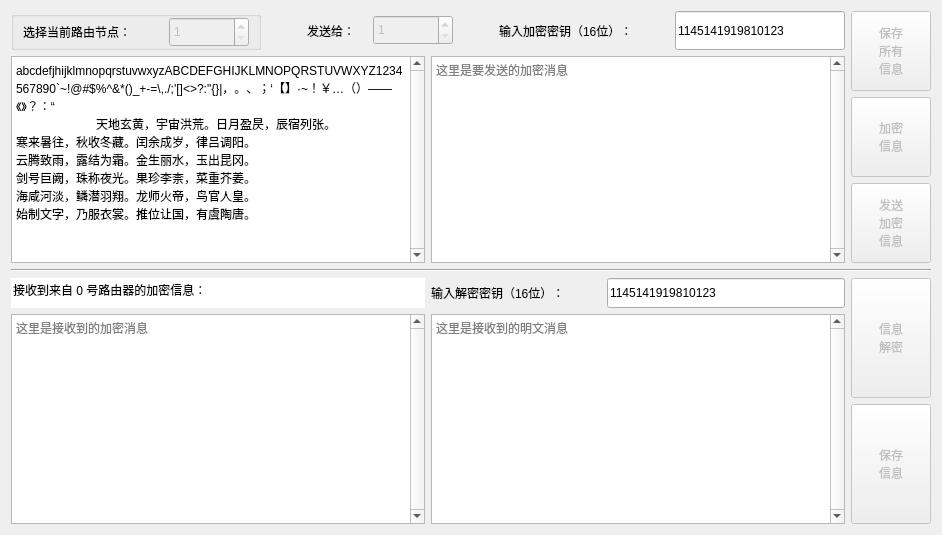
      <widget class="QWidget" name="tab_aes">
       <attribute name="title">
        <string>AES信息加解密系统</string>
       </attribute>
       <layout class="QVBoxLayout" name="verticalLayout_26">
        <item>
         <layout class="QHBoxLayout" name="horizontalLayout_29">
          <item>
           <layout class="QVBoxLayout" name="verticalLayout_23">
            <item>
             <layout class="QHBoxLayout" name="horizontalLayout_25">
              <item>
               <widget class="QGroupBox" name="groupBox_9">
                <property name="minimumSize">
                 <size>
                  <width>230</width>
                  <height>30</height>
                 </size>
                </property>
                <property name="title">
                 <string/>
                </property>
                <layout class="QHBoxLayout" name="horizontalLayout_24">
                 <property name="topMargin">
                  <number>0</number>
                 </property>
                 <property name="bottomMargin">
                  <number>0</number>
                 </property>
                 <item>
                  <widget class="QLabel" name="label_46">
                   <property name="minimumSize">
                    <size>
                     <width>140</width>
                     <height>30</height>
                    </size>
                   </property>
                   <property name="text">
                    <string>选择当前路由节点：</string>
                   </property>
                  </widget>
                 </item>
                 <item>
                  <widget class="QSpinBox" name="spinBox_selectrouter">
                   <property name="enabled">
                    <bool>false</bool>
                   </property>
                   <property name="minimumSize">
                    <size>
                     <width>80</width>
                     <height>30</height>
                    </size>
                   </property>
                   <property name="minimum">
                    <number>1</number>
                   </property>
                   <property name="maximum">
                    <number>65535</number>
                   </property>
                  </widget>
                 </item>
                </layout>
               </widget>
              </item>
              <item>
               <spacer name="horizontalSpacer_5">
                <property name="orientation">
                 <enum>Qt::Horizontal</enum>
                </property>
                <property name="sizeHint" stdset="0">
                 <size>
                  <width>40</width>
                  <height>20</height>
                 </size>
                </property>
               </spacer>
              </item>
              <item>
               <widget class="QLabel" name="label_44">
                <property name="minimumSize">
                 <size>
                  <width>60</width>
                  <height>30</height>
                 </size>
                </property>
                <property name="maximumSize">
                 <size>
                  <width>60</width>
                  <height>16777215</height>
                 </size>
                </property>
                <property name="text">
                 <string>发送给：</string>
                </property>
               </widget>
              </item>
              <item>
               <widget class="QSpinBox" name="spinBox_selectrouter_tosend">
                <property name="enabled">
                 <bool>false</bool>
                </property>
                <property name="minimumSize">
                 <size>
                  <width>80</width>
                  <height>30</height>
                 </size>
                </property>
                <property name="minimum">
                 <number>1</number>
                </property>
                <property name="maximum">
                 <number>65535</number>
                </property>
               </widget>
              </item>
              <item>
               <spacer name="horizontalSpacer_6">
                <property name="orientation">
                 <enum>Qt::Horizontal</enum>
                </property>
                <property name="sizeHint" stdset="0">
                 <size>
                  <width>40</width>
                  <height>20</height>
                 </size>
                </property>
               </spacer>
              </item>
              <item>
               <widget class="QLabel" name="label_45">
                <property name="minimumSize">
                 <size>
                  <width>170</width>
                  <height>30</height>
                 </size>
                </property>
                <property name="text">
                 <string>输入加密密钥（16位）：</string>
                </property>
               </widget>
              </item>
              <item>
               <widget class="QLineEdit" name="lineEdit_enkey">
                <property name="minimumSize">
                 <size>
                  <width>170</width>
                  <height>30</height>
                 </size>
                </property>
                <property name="maximumSize">
                 <size>
                  <width>16777215</width>
                  <height>40</height>
                 </size>
                </property>
                <property name="statusTip">
                 <string>输入16位密钥字符串</string>
                </property>
                <property name="whatsThis">
                 <string>输入16位密钥字符串</string>
                </property>
                <property name="text">
                 <string>1145141919810123</string>
                </property>
                <property name="dragEnabled">
                 <bool>true</bool>
                </property>
                <property name="placeholderText">
                 <string>请在这里输入16位密钥字符串</string>
                </property>
               </widget>
              </item>
             </layout>
            </item>
            <item>
             <layout class="QHBoxLayout" name="horizontalLayout_26" stretch="1,1">
              <item>
               <widget class="QTextBrowser" name="textBrowser_send_plain">
                <property name="toolTip">
                 <string>输入要发送的明文消息</string>
                </property>
                <property name="statusTip">
                 <string>输入要发送的明文消息</string>
                </property>
                <property name="whatsThis">
                 <string>输入要发送的明文消息</string>
                </property>
                <property name="verticalScrollBarPolicy">
                 <enum>Qt::ScrollBarAlwaysOn</enum>
                </property>
                <property name="undoRedoEnabled">
                 <bool>true</bool>
                </property>
                <property name="readOnly">
                 <bool>false</bool>
                </property>
                <property name="html">
                 <string>&lt;!DOCTYPE HTML PUBLIC &quot;-//W3C//DTD HTML 4.0//EN&quot; &quot;http://www.w3.org/TR/REC-html40/strict.dtd&quot;&gt;
&lt;html&gt;&lt;head&gt;&lt;meta name=&quot;qrichtext&quot; content=&quot;1&quot; /&gt;&lt;style type=&quot;text/css&quot;&gt;
p, li { white-space: pre-wrap; }
&lt;/style&gt;&lt;/head&gt;&lt;body style=&quot; font-family:'SimSun'; font-size:9pt; font-weight:400; font-style:normal;&quot;&gt;
&lt;p style=&quot; margin-top:0px; margin-bottom:0px; margin-left:0px; margin-right:0px; -qt-block-indent:0; text-indent:0px;&quot;&gt;abcdefjhijklmnopqrstuvwxyzABCDEFGHIJKLMNOPQRSTUVWXYZ1234567890`~!@#$%^&amp;amp;*()_+-=\,./;'[]&amp;lt;&amp;gt;?:&amp;quot;{}|，。、；‘【】·~！￥…（）——《》？：“ &lt;/p&gt;
&lt;p style=&quot; margin-top:0px; margin-bottom:0px; margin-left:0px; margin-right:0px; -qt-block-indent:0; text-indent:0px;&quot;&gt;	天地玄黄，宇宙洪荒。日月盈昃，辰宿列张。&lt;/p&gt;
&lt;p style=&quot; margin-top:0px; margin-bottom:0px; margin-left:0px; margin-right:0px; -qt-block-indent:0; text-indent:0px;&quot;&gt;寒来暑往，秋收冬藏。闰余成岁，律吕调阳。&lt;/p&gt;
&lt;p style=&quot; margin-top:0px; margin-bottom:0px; margin-left:0px; margin-right:0px; -qt-block-indent:0; text-indent:0px;&quot;&gt;云腾致雨，露结为霜。金生丽水，玉出昆冈。&lt;/p&gt;
&lt;p style=&quot; margin-top:0px; margin-bottom:0px; margin-left:0px; margin-right:0px; -qt-block-indent:0; text-indent:0px;&quot;&gt;剑号巨阙，珠称夜光。果珍李柰，菜重芥姜。&lt;/p&gt;
&lt;p style=&quot; margin-top:0px; margin-bottom:0px; margin-left:0px; margin-right:0px; -qt-block-indent:0; text-indent:0px;&quot;&gt;海咸河淡，鳞潜羽翔。龙师火帝，鸟官人皇。&lt;/p&gt;
&lt;p style=&quot; margin-top:0px; margin-bottom:0px; margin-left:0px; margin-right:0px; -qt-block-indent:0; text-indent:0px;&quot;&gt;始制文字，乃服衣裳。推位让国，有虞陶唐。&lt;/p&gt;&lt;/body&gt;&lt;/html&gt;</string>
                </property>
                <property name="acceptRichText">
                 <bool>false</bool>
                </property>
                <property name="placeholderText">
                 <string>在这里输入要发送的明文消息</string>
                </property>
               </widget>
              </item>
              <item>
               <widget class="QTextBrowser" name="textBrowser_send_en">
                <property name="toolTip">
                 <string>这里是要发送的加密消息</string>
                </property>
                <property name="statusTip">
                 <string>这里是要发送的加密消息</string>
                </property>
                <property name="whatsThis">
                 <string>这里是要发送的加密消息</string>
                </property>
                <property name="verticalScrollBarPolicy">
                 <enum>Qt::ScrollBarAlwaysOn</enum>
                </property>
                <property name="acceptRichText">
                 <bool>false</bool>
                </property>
                <property name="placeholderText">
                 <string>这里是要发送的加密消息</string>
                </property>
               </widget>
              </item>
             </layout>
            </item>
           </layout>
          </item>
          <item>
           <layout class="QVBoxLayout" name="verticalLayout_24" stretch="1,1,1">
            <item>
             <widget class="QPushButton" name="pushButton_saveall">
              <property name="enabled">
               <bool>false</bool>
              </property>
              <property name="minimumSize">
               <size>
                <width>80</width>
                <height>80</height>
               </size>
              </property>
              <property name="text">
               <string>保存
所有
信息</string>
              </property>
              <property name="shortcut">
               <string>Ctrl+S</string>
              </property>
             </widget>
            </item>
            <item>
             <widget class="QPushButton" name="pushButton_en">
              <property name="enabled">
               <bool>false</bool>
              </property>
              <property name="minimumSize">
               <size>
                <width>80</width>
                <height>80</height>
               </size>
              </property>
              <property name="text">
               <string>加密
信息</string>
              </property>
              <property name="shortcut">
               <string>Ctrl+B</string>
              </property>
             </widget>
            </item>
            <item>
             <widget class="QPushButton" name="pushButton_send">
              <property name="enabled">
               <bool>false</bool>
              </property>
              <property name="minimumSize">
               <size>
                <width>80</width>
                <height>80</height>
               </size>
              </property>
              <property name="text">
               <string>发送
加密
信息</string>
              </property>
              <property name="shortcut">
               <string>Alt+S</string>
              </property>
             </widget>
            </item>
           </layout>
          </item>
         </layout>
        </item>
        <item>
         <widget class="Line" name="line_5">
          <property name="orientation">
           <enum>Qt::Horizontal</enum>
          </property>
         </widget>
        </item>
        <item>
         <layout class="QHBoxLayout" name="horizontalLayout_30">
          <item>
           <layout class="QHBoxLayout" name="horizontalLayout_28" stretch="1,1">
            <item>
             <layout class="QVBoxLayout" name="verticalLayout_21">
              <item>
               <widget class="QSpinBox" name="spinBox_receive_from">
                <property name="enabled">
                 <bool>true</bool>
                </property>
                <property name="minimumSize">
                 <size>
                  <width>340</width>
                  <height>30</height>
                 </size>
                </property>
                <property name="frame">
                 <bool>false</bool>
                </property>
                <property name="readOnly">
                 <bool>true</bool>
                </property>
                <property name="buttonSymbols">
                 <enum>QAbstractSpinBox::NoButtons</enum>
                </property>
                <property name="suffix">
                 <string> 号路由器的加密信息：</string>
                </property>
                <property name="prefix">
                 <string>接收到来自 </string>
                </property>
                <property name="maximum">
                 <number>65535</number>
                </property>
               </widget>
              </item>
              <item>
               <widget class="QTextBrowser" name="textBrowser_receive_en">
                <property name="toolTip">
                 <string>这里是接收到的加密消息</string>
                </property>
                <property name="statusTip">
                 <string>这里是接收到的加密消息</string>
                </property>
                <property name="whatsThis">
                 <string>这里是接收到的加密消息</string>
                </property>
                <property name="verticalScrollBarPolicy">
                 <enum>Qt::ScrollBarAlwaysOn</enum>
                </property>
                <property name="acceptRichText">
                 <bool>false</bool>
                </property>
                <property name="placeholderText">
                 <string>这里是接收到的加密消息</string>
                </property>
               </widget>
              </item>
             </layout>
            </item>
            <item>
             <layout class="QVBoxLayout" name="verticalLayout_22">
              <item>
               <layout class="QHBoxLayout" name="horizontalLayout_27">
                <item>
                 <widget class="QLabel" name="label_47">
                  <property name="minimumSize">
                   <size>
                    <width>170</width>
                    <height>30</height>
                   </size>
                  </property>
                  <property name="text">
                   <string>输入解密密钥（16位）：</string>
                  </property>
                 </widget>
                </item>
                <item>
                 <widget class="QLineEdit" name="lineEdit_dekey">
                  <property name="minimumSize">
                   <size>
                    <width>170</width>
                    <height>30</height>
                   </size>
                  </property>
                  <property name="maximumSize">
                   <size>
                    <width>16777215</width>
                    <height>40</height>
                   </size>
                  </property>
                  <property name="statusTip">
                   <string>输入16位密钥字符串</string>
                  </property>
                  <property name="whatsThis">
                   <string>输入16位密钥字符串</string>
                  </property>
                  <property name="text">
                   <string>1145141919810123</string>
                  </property>
                  <property name="dragEnabled">
                   <bool>true</bool>
                  </property>
                  <property name="placeholderText">
                   <string>请在这里输入16位密钥字符串</string>
                  </property>
                 </widget>
                </item>
               </layout>
              </item>
              <item>
               <widget class="QTextBrowser" name="textBrowser_receive_de">
                <property name="toolTip">
                 <string>这里是接收到的明文消息</string>
                </property>
                <property name="statusTip">
                 <string>这里是接收到的明文消息</string>
                </property>
                <property name="whatsThis">
                 <string>这里是接收到的明文消息</string>
                </property>
                <property name="verticalScrollBarPolicy">
                 <enum>Qt::ScrollBarAlwaysOn</enum>
                </property>
                <property name="acceptRichText">
                 <bool>false</bool>
                </property>
                <property name="placeholderText">
                 <string>这里是接收到的明文消息</string>
                </property>
               </widget>
              </item>
             </layout>
            </item>
           </layout>
          </item>
          <item>
           <layout class="QVBoxLayout" name="verticalLayout_25">
            <item>
             <widget class="QPushButton" name="pushButton_de">
              <property name="enabled">
               <bool>false</bool>
              </property>
              <property name="minimumSize">
               <size>
                <width>80</width>
                <height>120</height>
               </size>
              </property>
              <property name="text">
               <string>信息
解密</string>
              </property>
             </widget>
            </item>
            <item>
             <widget class="QPushButton" name="pushButton_save">
              <property name="enabled">
               <bool>false</bool>
              </property>
              <property name="minimumSize">
               <size>
                <width>80</width>
                <height>120</height>
               </size>
              </property>
              <property name="text">
               <string>保存
信息</string>
              </property>
             </widget>
            </item>
           </layout>
          </item>
         </layout>
        </item>
       </layout>
      </widget>
